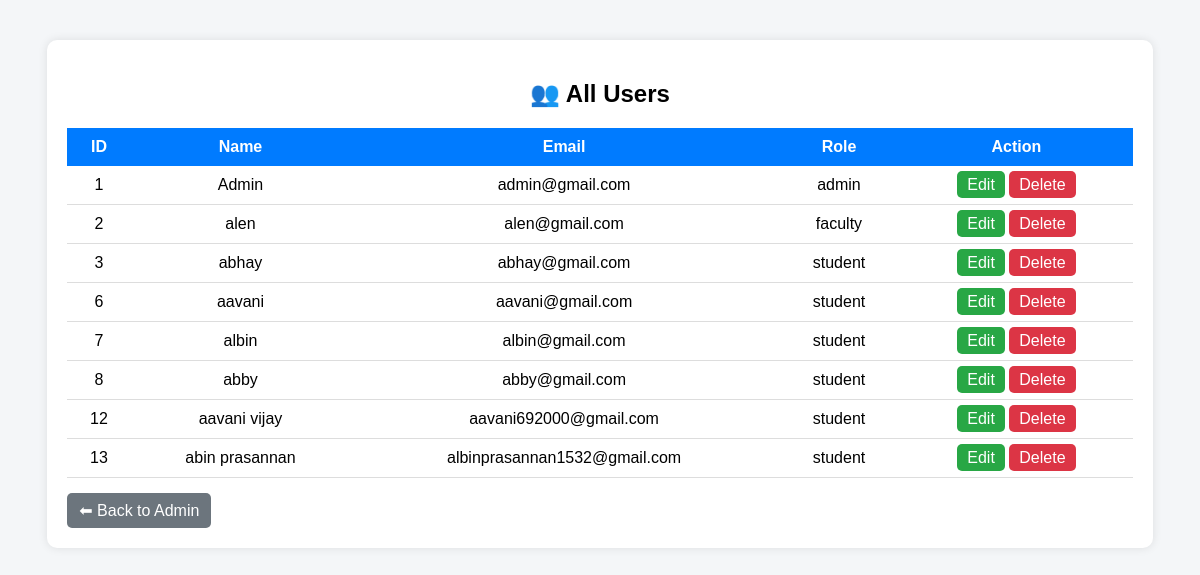
The app's page /view_users, older data.
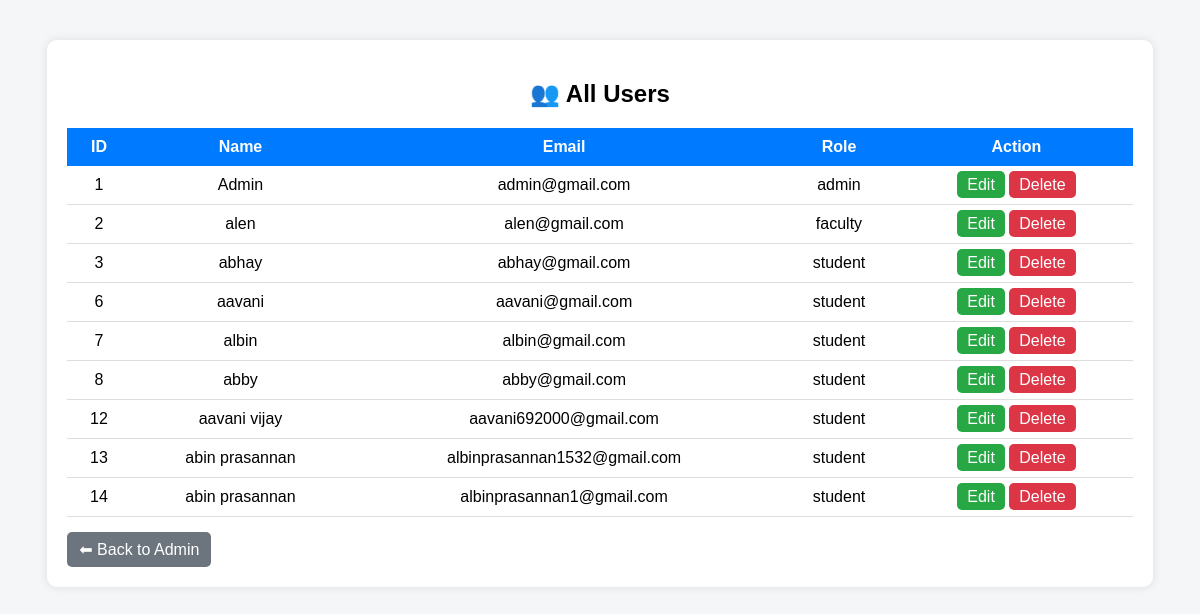
The same page, newer data.
### tables this page shows
CREATE TABLE users (
    id INTEGER PRIMARY KEY AUTOINCREMENT,
    name TEXT NOT NULL,
    email TEXT UNIQUE NOT NULL,
    password TEXT NOT NULL,
    role TEXT NOT NULL
);

### app.py (the view)
@app.route("/view_users")
def view_users():
    db = get_db()
    users = db.execute("SELECT * FROM users").fetchall()
    return render_template("view_users.html", users=users)

### app.py (called while the page is built)
def get_db():
    db = sqlite3.connect(db_path, check_same_thread=False)
    db.row_factory = sqlite3.Row
    print("Using DB:", db_path)
    return db

### templates/view_users.html (shortened to what this page needs)
<!DOCTYPE html>
<html>
<head>
</head>
<body>
<div class="container">
    <h2>👥 All Users</h2>
    <table>
        <tr>
            <th>ID</th>
            <th>Name</th>
            <th>Email</th>
            <th>Role</th>
            <th>Action</th>
        </tr>
        {% for user in users %}
        <tr>
            <td>{{ user.id }}</td>
            <td>{{ user.name }}</td>
            <td>{{ user.email }}</td>
            <td>{{ user.role }}</td>
            <td>
                <a href="/edit_user/{{ user.id }}" class="edit">Edit</a>
                <a href="/delete_user/{{ user.id }}"
                   class="delete"
                   onclick="return confirm('Are you sure you want to delete this user?')">
                   Delete
                </a>
            </td>
        </tr>
        {% endfor %}
    </table>
    <a href="/admin" class="back">⬅ Back to Admin</a>
</div>
</body>
</html>

### templates/view_users.html (style rules this page uses)
body { font-family: Arial; background: #f4f6f8; }
.container { width: 90%; margin: 40px auto; background: white; padding: 20px; border-radius: 10px; box-shadow: 0 0 10px rgba(0,0,0,0.1); }
h2 { text-align: center; margin-bottom: 20px; }
table { width: 100%; border-collapse: collapse; }
th { background: #007bff; color: white; padding: 10px; }
td { padding: 10px; text-align: center; border-bottom: 1px solid #ddd; }
a { text-decoration: none; padding: 5px 10px; border-radius: 5px; }
.edit { background: #28a745; color: white; }
.delete { background: #dc3545; color: white; }
.back { display: inline-block; margin-top: 15px; background: #6c757d; color: white; padding: 8px 12px; border-radius: 5px; }

Row changes from the older to the newer data that the page shows:
added users: id "14", name "abin prasannan", email "albinprasannan1@gmail.com", role "student"
